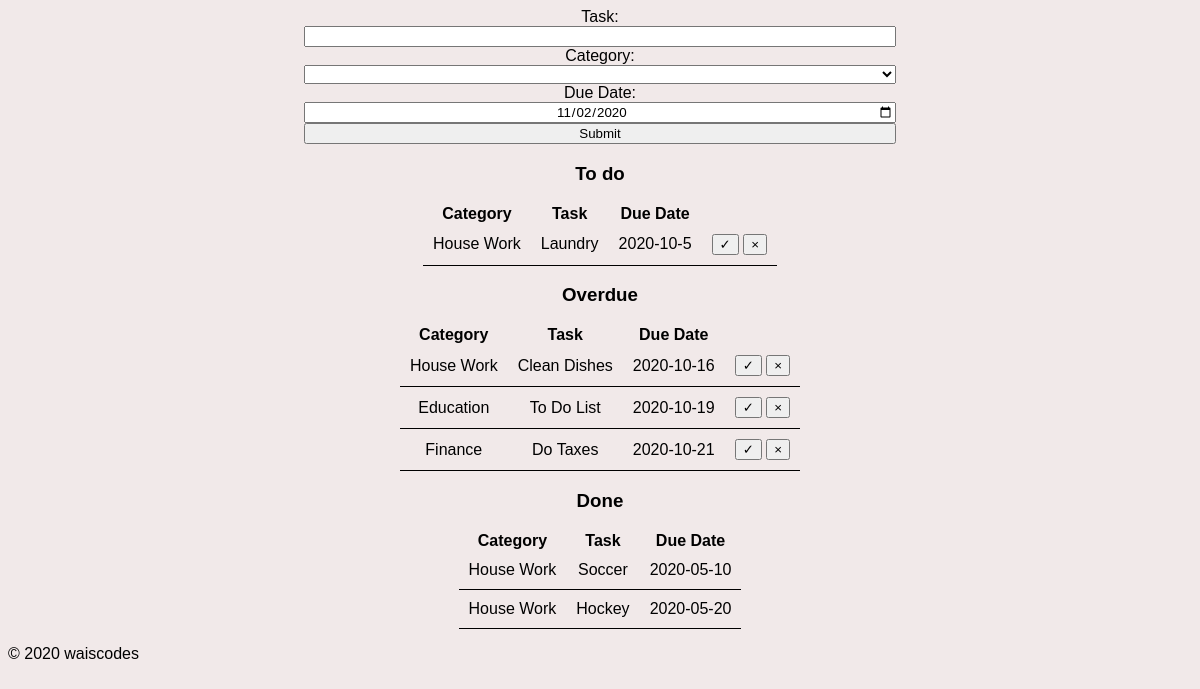
Page /mysqli-assignment-to-do-list/index.php on the committed database.
### tables this page shows
CREATE TABLE Categories (
  CatID int(10) PRIMARY KEY NOT NULL AUTO_INCREMENT,
  CatName varchar(45) NOT NULL
);

CREATE TABLE Tasks (
  TaskID int(10) PRIMARY KEY AUTO_INCREMENT,
  CatID int(10), 
  TaskName varchar(20) NOT NULL,
  TaskDue varchar(30) NOT NULL,
  TaskStat char(1) NOT NULL,
  CONSTRAINT CK_Tasks_TaskStat CHECK (TaskStat IN ('A', 'F')),
  CONSTRAINT FOREIGN KEY FK_Tasks_Categories (CatID) REFERENCES Categories(CatID)
);

### mysqli-assignment-to-do-list/templates/list.php (the view, shortened to what this page needs)
<?php
  $tasks_sql = "SELECT TaskID, TaskName, TaskDue, TaskStat, CatName
  FROM Tasks
  INNER JOIN Categories
  USING (CatID)
  ORDER BY TaskDue";
  $connection = new mysqli(HOST, USER, PASSWORD, DATABASE);
  if (!$task_results = $connection->query($tasks_sql))
  {
    echo "Yikes, something went wrong with the query";
    exit();
  }
  $activeTasks = NULL;
  $finishedTasks = NULL;
  $overdueTasks = NULL;
  if (0 === $task_results->num_rows)
  {
    echo "couldn't get tasks for some reason";
  }
  else
  {
    while ($rows = $task_results->fetch_assoc())
    {
      if ($rows['TaskStat'] === "A")
      {
        if ($rows['TaskDue'] > date('Y-m-d'))
        {
          $activeTasks .= sprintf(
            '<tr>
              <td>%s</td>
              <td>%s</td>
              <td>%s</td>
              <td>
              <a href="complete.php?taskID=%s"><button>&#10003;</button></a>
              <a href="remove.php?taskID=%s"><button>&#215;</button></a>
              </td>
            </tr>',
            $rows['CatName'],
            $rows['TaskName'],
            $rows['TaskDue'],
            $rows['TaskID'],
            $rows['TaskID']
          );
        }
        else
        {
          $overdueTasks .= sprintf(
            '<tr>
              <td>%s</td>
              <td>%s</td>
              <td>%s</td>
              <td>
              <a href="complete.php?taskID=%s"><button>&#10003;</button></a>
              <a href="remove.php?taskID=%s"><button>&#215;</button></a>
              </td>
            </tr>',
            $rows['CatName'],
            $rows['TaskName'],
            $rows['TaskDue'],
            $rows['TaskID'],
            $rows['TaskID']
          );
        }
      }
      else
      {
        $finishedTasks .= sprintf(
          '<tr>
            <td>%s</td>
            <td>%s</td>
            <td>%s</td>
          </tr>',
          $rows['CatName'],
          $rows['TaskName'],
          $rows['TaskDue']
        );
      }
    }
  }
?>
<section>
  <h3>To do</h3>
  <table>
    <tr>
      <th>Category</th>
      <th>Task</th>
      <th>Due Date</th>
    </tr>
    <?php echo $activeTasks; ?>
  </table>
  <h3>Overdue</h3>
  <table>
    <tr>
      <th>Category</th>
      <th>Task</th>
      <th>Due Date</th>
    </tr>
    <?php echo $overdueTasks; ?>
  </table>
  <h3>Done</h3>
  <table>
    <tr>
      <th>Category</th>
      <th>Task</th>
      <th>Due Date</th>
    </tr>
    <?php echo $finishedTasks; ?>
  </table>
</section>

### mysqli-assignment-to-do-list/templates/header.php (shortened to what this page needs)
<!DOCTYPE html>
<html lang="en">
<head>
  <link rel="stylesheet" href="./css/styles.css">
</head>
<body>

### mysqli-assignment-to-do-list/index.php (shortened to what this page needs)
<?php
  include './templates/header.php';
  $date = date_create(date('y-m-d'));
  date_add($date, date_interval_create_from_date_string('2 days'));
  $setDate = date_format($date, 'Y-m-d');
?>
  <form action="#" method="POST">
    <label for="taskName">Task: </label>
    <input type="text" name="taskName" id="taskName">
    <label for="category">Category: </label>
    <select name="category" id="category">
      <option value=""></option>
      <option value="1">Education</option>
    </select>
    <label for="dueDate">Due Date: </label>
    <input type="date" name="dueDate" id="dueDate" value="<?php echo $setDate; ?>">
    <input type="submit" value="Submit">
  </form>
<?php
  include './templates/list.php';
?>
<?php include './templates/footer.php'; ?>

### mysqli-assignment-to-do-list/templates/footer.php
<footer>
  <p>
    &copy; <?php echo date('Y');?> waiscodes
  </p>
</footer>
</body>
</html>

### mysqli-assignment-to-do-list/css/styles.css (style rules this page uses)
* { font-family: Helvetica, sans-serif; }
body { background-color: #f1e9e9; }
form { width: 50%; margin: auto; }
input, label, select { display: block; margin: auto; text-align: center; width: 100%; box-sizing: border-box; }
h3 { text-align: center; }
table { border-collapse: collapse; margin: auto; }
table tr td { border-bottom: solid 1px; padding: 10px; text-align: center; }

### rows in the picture
categories: CatName "House Work", CatName "House Work House Work"
tasks: TaskName "Laundry", TaskDue "2020-10-5"
tasks: TaskName "Clean Dishes", TaskDue "2020-10-16"
categories: CatName "Education"
tasks: TaskName "To Do List", TaskDue "2020-10-19"
categories: CatName "Finance"
tasks: TaskName "Do Taxes", TaskDue "2020-10-21"
tasks: TaskName "Soccer", TaskDue "2020-05-10"
tasks: TaskName "Hockey", TaskDue "2020-05-20"
